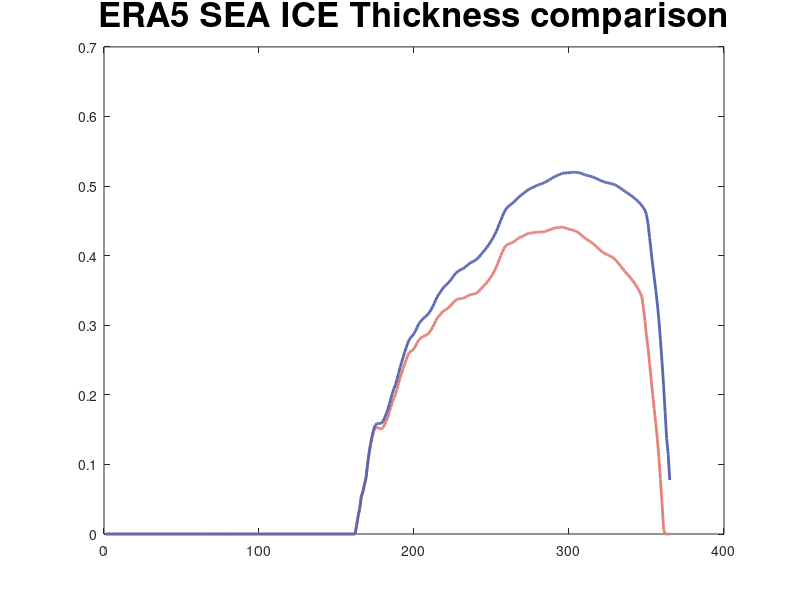

The MATLAB source for this figure: (Note: this script raises an error after producing the figure.)
%% ice concentration extraction and plotting

% file='/home/riesna/Desktop/working_nc/icec.sfc.gauss.2017_daily.nc' ;
% ncdisp(file)
% 
% lon=ncread(file,'lon');
% lat=ncread(file,'lat');
% time=ncread(file,'time');
% 
% b2= 'NCEP_SICdaily';
% b3= 'ERA5_SIC';
% b4= 'EI_SIC';
% 
% SIC= ncread(file,'icec',[17 81 1],[1 1 inf],[1 1 1]);
% NCEP_SIC= reshape(squeeze(SIC(:,1,:,:)),365,1);
% f2=[b2,'.txt'];
% dlmwrite(f2,NCEP_SIC); 

% SIC= ncread(file,'ci',[121 616 1],[1 1 inf],[1 1 1]);
% ERA5= reshape(squeeze(SIC(:,1,:,:)),1460,1);
% f2=[b3,'.txt'];
% dlmwrite(f2,ERA5); 

% SIC= ncread(file,'ci',[21 36 1],[1 1 inf],[1 1 1]);
% EI= reshape(squeeze(SIC(:,1,:,:)),120,1);
% f2=[b4,'_Nov','.txt'];
% dlmwrite(f2,EI); 

% BAL=['EI_BAL.txt'];
% dlmwrite(BAL,hi_bio);

%%%%%%%%%%%%%%%%%%%%%%%%%%%%%%%%%%%%%%%%%%%%%%%%%%%%%%%%%%%%%%%%%%%%%%%%%%%%%%%%%%%%
%%%%%%%%%%%%%%%%%%%%%%%%%%%%%%%%%%%%%%% PLOT %%%%%%%%%%%%%%%%%%%%%%%%%%%%%%%%%%%%%%%

% load E5.txt
% load EI.txt
% load NCEP.txt
% 
% figure
% 
% plot(E5,'Color',[0, 0.75, 0.75],'LineWidth',2)
% hold on
% % 
% % plot(EI,'Color',[0.4940, 0.1840, 0.5560],'LineWidth',2) 
% % hold on
% % 
% % plot(NCEP,'Color',[0.8500, 0.3250, 0.0980],'Linewidth',2)    
% % hold on 
% 
% title('ERA 5 Sea Ice Concentration','FontSize',20,'FontWeight','bold')
% % legend('ERA 5','Era Interim','NCEP','FontSize',10,'FontWeight','bold',3)
% 
% xlim([486 1460])
% set(gca,'XTick',486:121.6667:1400)
% % set(gca,'XTickLabel',{'jan-17','feb-17','mar-17','apr-17','may-17','jun-17','jul-17','aug-17','sep-17','oct-17','nov-17','dec-17'},'FontSize',25,'FontWeight','bold')
% set(gca,'XTickLabel',{'may-17','jun-17','jul-17','aug-17','sep-17','oct-17','nov-17','dec-17'},'FontSize',20,'FontWeight','bold')
% % set(gca,'YTick',-0.6:0.2:0.4)
% % ylim([0 102])
% ylabel('Sea Ice Concentration[%]','FontSize',25,'FontWeight','bold')
% % set(gca,'YTickLabel',{'-0.6','-0.4','-0.2','0.0','0.2'},'FontSize',10,'FontWeight','bold')
%%%%%%%%%%%%%%%%%%%%%%%%%%%%%%%%%%%%%%%%%%%%%%%%%%%%%%%%%%%%%%%%%%%%%%%%%%%%%%%%%%%%%%%%%%%%%%%%%%%

load SI125_ERA5365.txt
load SI85_ERA5365.txt
load SI35_ERA5365.txt

% load NCEP.txt
% 
plot(-SI125_ERA5365,'Color',[0.900, 0.50, 0.480],'LineWidth',2) %ncep
hold on

plot(-SI85_ERA5365,'Color',[0.35, 0.40, 0.690],'LineWidth',2)
% hold on
% 
% plot(-SI35_ERA5365,'Color',[0, 0.75, 0.75],'LineWidth',1.5) %E5
% hold on

title('ERA5 SEA ICE Thickness comparison','FontSize',25,'FontWeight','bold')
legend('12.5 W/m^2','8.5 W/m^2','3.5 W/m^2', 'FontSize',20,'FontWeight','bold',2)

xlim([120 365])
set(gca,'XTick',120:31:355)
% set(gca,'XTickLabel',{'jan-17','feb-17','mar-17','apr-17','may-17','jun-17','jul-17','aug-17','sep-17','oct-17','nov-17','dec-17'},'FontSize',10,'FontWeight','bold')
set(gca,'XTickLabel',{'may-17','jun-17','jul-17','aug-17','sep-17','oct-17','nov-17','dec-17'},'FontSize',23,'FontWeight','bold')

% set(gca,'YTick',-0.6:0.2:0.4)
ylim([0 0.8])
ylabel('thickness[m]','FontSize',25,'FontWeight','bold')
set(gca,'YTickLabel',{'0.0','0.05','0.10','0.15','0.20'},'FontSize',23,'FontWeight','bold')
